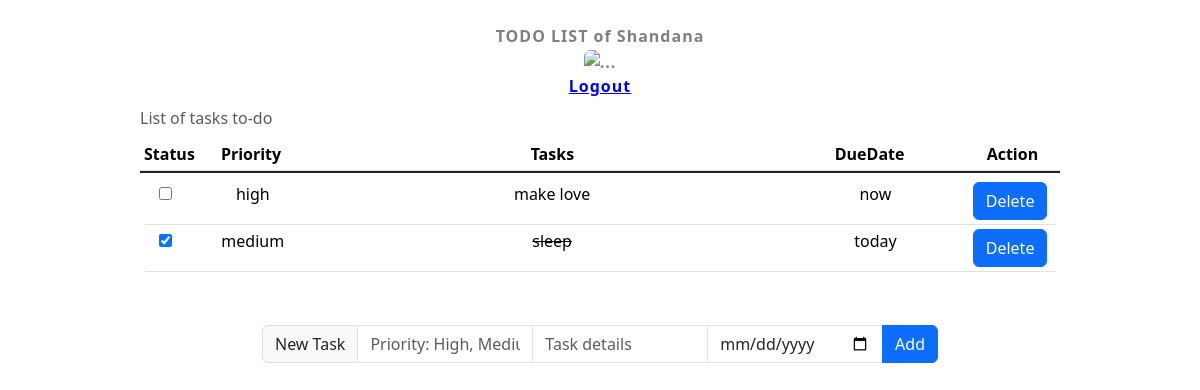
Before: / (signed in) with the older database file.
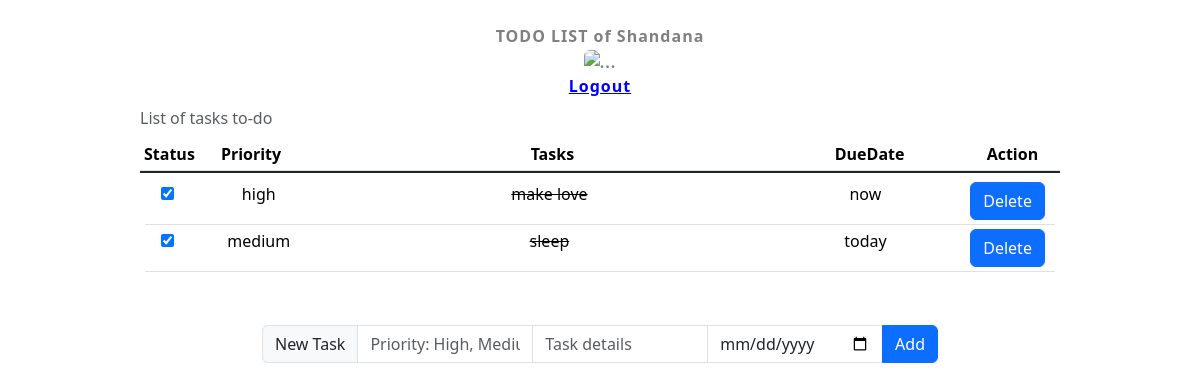
After: the same page with the newer database file.
### app/models.py (models this page shows, shortened)
class NewData(models.Model):
    priority = models.CharField(max_length=200)
    task = models.CharField(max_length=200)
    completed = models.BooleanField(default=False)  # Add this field for completion status
    due = models.CharField(max_length=200, default="No due date")
    user = models.ForeignKey(User, on_delete=models.CASCADE)

### app/views.py (the view, shortened to what this page needs)
# urls.py: path('', views.todo, name= 'todo'),
@login_required(login_url='/login/')
def todo(request):
    todos = NewData.objects.filter(user=request.user)
    sort_by = request.GET.get('sort', 'priority')
    if sort_by == 'completed':
        sorted_todos = todos.order_by('completed')
    elif sort_by == 'task':
        sorted_todos = todos.order_by('task')
    elif sort_by == 'priority':
        sorted_todos = todos.order_by('priority')
    else:
        sorted_todos = todos.order_by('completed')
    return render(request, "tem.html", {'todos': sorted_todos, })

### templates/tem.html (shortened to what this page needs)
<!DOCTYPE html>
<html lang="en">
<head>
    <link href="https://cdn.jsdelivr.net/npm/bootstrap@5.3.1/dist/css/bootstrap.min.css" rel="stylesheet">
</head>
<body>
<br>
<div class="text-center " style="font-size: 16px;
        letter-spacing: 1px;
        color: grey;
        font-weight: bold">
    TODO LIST of {{ user }}
  <br>
  <img width="100", height="100" src="https://img.freepik.com/premium-vector/vector-cartoon-list-icon-comic-style-checklist-task-list-sign-illustration-pictogram-reminder-business-splash-effect-concept_157943-4309.jpg?w=740" class="rounded" alt="...">
  <br><a style="text-decoration: underline; color: blue" href="{% url 'logout' %}" >Logout</a>
    <br>
</div>
<div class="table-container" style="text-align: center;">
<table class="table caption-top table-sm" style="table-layout: fixed; border-collapse: collapse;max-width: 100%; margin: 0 auto;" >
  <caption>List of tasks to-do</caption>
  <thead  >
    <tr>
      <th scope="col" style="width: 5%; ">
          <a href="?sort=completed">Status</a></th>
      <th scope="col" style="width: 25%;">
          <a href="?sort=priority">Priority</a></th>
      <th scope="col" style="width: 70%;">
          <a href="?sort=task">Tasks</a></th>
      <th scope="col" style="width: 30%;">DueDate</th>
      <th scope="col" style="width: 15%;">Action</th>
    </tr>
  </thead>
</table>
</div>
<div class="table-container table-group-divider" style="text-align: center; padding: 05px;">
<table id="myTable" class="table table-hover table-sm" style="table-layout: fixed; border-collapse: collapse;max-width: 100%; margin: 0 auto;" >
  <tbody class="">
    {% for todo in todos %}
      <tr>
        <td style="width: 7%">
          <form method="post" action="">
              {% if todo.completed %}
                    <input type="checkbox" checked  onchange="this.form.submit()">
              {% else %}
                    <input type="checkbox"  onchange="this.form.submit()">
              {% endif %}
          </form>
        </td>
        <td style=" word-wrap: break-word; width: 22%">{{ todo.priority }}</td>
          {% if todo.completed %}
        <td class="strikethrough" style=" word-wrap: break-word; width: 70%">{{ todo.task }}</td>
          {% else %}
        <td style=" word-wrap: break-word; width: 78%">{{ todo.task }}</td>
          {% endif %}
        <td style=" word-wrap: break-word; width: 30%">{{ todo.due }}</td>
        <td style=" width: 15%">
          <form method="post"  >
            <button type="submit" name="delete" class="btn btn-primary">Delete</button>
            </form>
        </td>
    {% endfor %}
  </tbody>
</table>
</div>
<br>
<br>
<div class="container" style="max-width: 700px">
    <form method="post" action="">
        <div class="input-group" style="text-align: center" >
            <span class="input-group-text" >New Task</span>
            <input type="text" required name="pr" placeholder="Priority: High, Medium, Low" class="form-control">
            <input type="text" required name="tk"  placeholder="Task details"  class="form-control"><br>
            <input type="date" name="dt" placeholder="Due date" class="form-control">
            <button type="submit" name="add" class="btn btn-primary">Add</button>
        </div>
    </form>
</div>
</body>
</html>

### templates/tem.html (style rules this page uses)
.table-container { max-height: 250px; max-width: 920px; overflow-y: auto; overflow-x: auto; margin: 0 auto; }
a { text-decoration: none; color: black; }
.strikethrough { text-decoration: line-through; text-decoration-color: dark grey; text-decoration-thickness: 1px; }

Changed rows visible on the page:
changed NewData "high": completed False → True (drawn); value "☐" → "☑"
